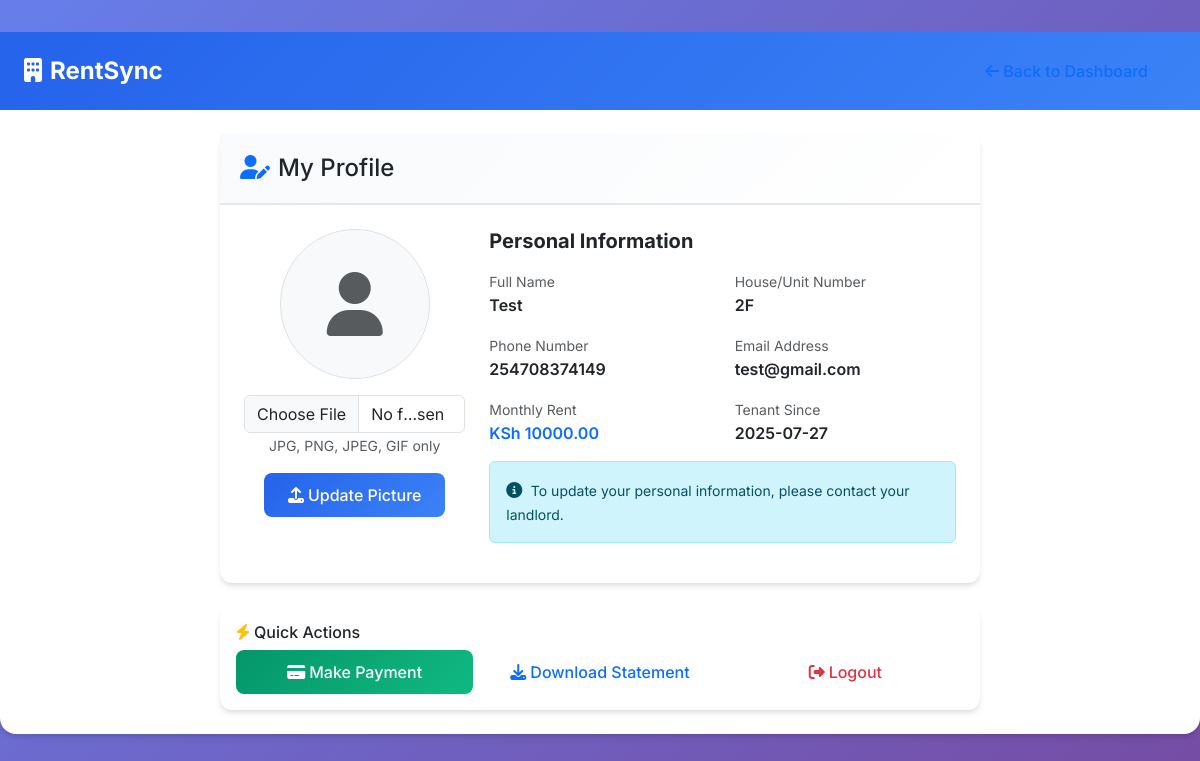
Screenshot of /tenant/profile (signed in) with the database file from the repository.
### tables this page shows
CREATE TABLE tenants (
        id INTEGER PRIMARY KEY AUTOINCREMENT,
        name TEXT NOT NULL,
        house_number TEXT NOT NULL,
        phone TEXT NOT NULL,
        email TEXT,
        monthly_rent REAL NOT NULL,
        created_at TIMESTAMP DEFAULT CURRENT_TIMESTAMP
    , profile_picture TEXT);

### app.py (the view, shortened to what this page needs)
@app.route('/tenant/profile', methods=['GET', 'POST'])
def tenant_profile():
    if 'tenant_id' not in session:
        return redirect(url_for('unified_login'))
    tenant_id = session['tenant_id']
    conn = get_db()
    tenant = conn.execute('SELECT * FROM tenants WHERE id = ?', (tenant_id,)).fetchone()
    conn.close()
    return render_template('tenant_profile.html', tenant=tenant)

### app.py (called while the page is built)
def get_db():
    conn = sqlite3.connect(DATABASE)
    conn.row_factory = sqlite3.Row
    return conn

### templates/tenant_profile.html (shortened to what this page needs)
{% extends "base.html" %}
{% block navbar %}
<div class="ms-auto">
    <a href="/tenant/dashboard" class="btn btn-outline-primary">
        <i class="fas fa-arrow-left me-1"></i>Back to Dashboard
    </a>
</div>
{% endblock %}
{% block content %}
<div class="row justify-content-center">
    <div class="col-lg-8">
        <div class="card">
            <div class="card-header bg-light">
                <h4 class="card-title mb-0">
                    <i class="fas fa-user-edit text-primary me-2"></i>My Profile
                </h4>
            </div>
            <div class="card-body p-4">
                <div class="row">
                    <div class="col-md-4 text-center">
                        <div class="mb-3">
                            {% if tenant.profile_picture %}
                                <img src="/static/profile_pictures/{{ tenant.profile_picture }}"
                                     class="rounded-circle border"
                                     style="width: 150px; height: 150px; object-fit: cover;"
                                     alt="Profile Picture">
                            {% else %}
                                <div class="rounded-circle bg-light border d-flex align-items-center justify-content-center"
                                     style="width: 150px; height: 150px; margin: 0 auto;">
                                    <i class="fas fa-user text-muted" style="font-size: 4rem;"></i>
                                </div>
                            {% endif %}
                        </div>
                        <form method="POST" enctype="multipart/form-data" class="mb-3">
                            <div class="mb-3">
                                <input type="file" class="form-control" name="profile_picture"
                                       accept="image/*">
                                <small class="text-muted">JPG, PNG, JPEG, GIF only</small>
                            </div>
                            <button type="submit" class="btn btn-primary" id="uploadBtn">
                                <i class="fas fa-upload me-1"></i>Update Picture
                            </button>
                        </form>
                    </div>
                    <div class="col-md-8">
                        <h5 class="fw-bold mb-3">Personal Information</h5>
                        <div class="row">
                            <div class="col-sm-6 mb-3">
                                <label class="text-muted small">Full Name</label>
                                <p class="fw-semibold mb-0">{{ tenant.name }}</p>
                            </div>
                            <div class="col-sm-6 mb-3">
                                <label class="text-muted small">House/Unit Number</label>
                                <p class="fw-semibold mb-0">{{ tenant.house_number }}</p>
                            </div>
                            <div class="col-sm-6 mb-3">
                                <label class="text-muted small">Phone Number</label>
                                <p class="fw-semibold mb-0">{{ tenant.phone }}</p>
                            </div>
                            <div class="col-sm-6 mb-3">
                                <label class="text-muted small">Email Address</label>
                                <p class="fw-semibold mb-0">{{ tenant.email or 'Not provided' }}</p>
                            </div>
                            <div class="col-sm-6 mb-3">
                                <label class="text-muted small">Monthly Rent</label>
                                <p class="fw-semibold mb-0 text-primary">KSh {{ "%.2f"|format(tenant.monthly_rent) }}</p>
                            </div>
                            <div class="col-sm-6 mb-3">
                                <label class="text-muted small">Tenant Since</label>
                                <p class="fw-semibold mb-0">{{ tenant.created_at[:10] }}</p>
                            </div>
                        </div>
                        <div class="alert alert-info">
                            <i class="fas fa-info-circle me-1"></i>
                            <small>To update your personal information, please contact your landlord.</small>
                        </div>
                    </div>
                </div>
            </div>
        </div>
        <div class="card mt-4">
            <div class="card-body">
                <h6 class="card-title">
                    <i class="fas fa-bolt text-warning me-1"></i>Quick Actions
                </h6>
                <div class="row g-2">
                    <div class="col-md-4">
                        <a href="/tenant/pay" class="btn btn-success w-100">
                            <i class="fas fa-credit-card me-1"></i>Make Payment
                        </a>
                    </div>
                    <div class="col-md-4">
                        <a href="/tenant/statement" class="btn btn-outline-primary w-100">
                            <i class="fas fa-download me-1"></i>Download Statement
                        </a>
                    </div>
                    <div class="col-md-4">
                        <a href="/tenant/logout" class="btn btn-outline-danger w-100">
                            <i class="fas fa-sign-out-alt me-1"></i>Logout
                        </a>
                    </div>
                </div>
            </div>
        </div>
    </div>
</div>
{% endblock %}

### templates/base.html (style rules this page uses)
:root { --primary-color: #2563eb; --secondary-color: #64748b; --success-color: #059669; --danger-color: #dc2626; --warning-color: #d97706; --dark-color: #1e293b; --light-bg: #f8fafc; --card-shadow: 0 4px 6px -1px rgba(0, 0, 0, 0.1), 0 2px 4px -1px rgba(0, 0, 0, 0.06); --hover-shadow: 0 10px 15px -3px rgba(0, 0, 0, 0.1), 0 4px 6px -2px rgba(0, 0, 0, 0.05); }
* { font-family: 'Inter', sans-serif; }
body { background: linear-gradient(135deg, #667eea 0%, #764ba2 100%); min-height: 100vh; }
.navbar .btn { margin: 0 0.25rem; transition: all 0.3s ease; }
.card { border: none; border-radius: 12px; box-shadow: var(--card-shadow); transition: all 0.3s ease; }
.card-header { background: linear-gradient(135deg, var(--light-bg), #ffffff); border-bottom: 2px solid #e5e7eb; font-weight: 600; padding: 1.25rem; }
.btn { border-radius: 8px; font-weight: 500; padding: 0.625rem 1.5rem; transition: all 0.3s ease; border: none; }
.btn-primary { background: linear-gradient(135deg, var(--primary-color), #3b82f6); }
.btn-success { background: linear-gradient(135deg, var(--success-color), #10b981); }

### rows the page displays
tenants: name "Test", house_number "2F", phone "254708374149", email "test@gmail.com", monthly_rent "10000.00", created_at "2025-07-27"
